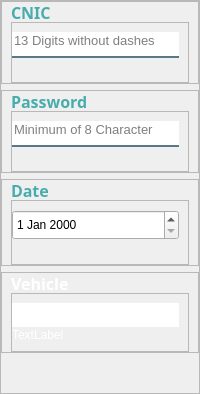
           <widget class="QFrame" name="frame_7">
            <property name="frameShape">
             <enum>QFrame::StyledPanel</enum>
            </property>
            <property name="frameShadow">
             <enum>QFrame::Raised</enum>
            </property>
            <layout class="QVBoxLayout" name="verticalLayout_6">
             <property name="leftMargin">
              <number>0</number>
             </property>
             <property name="topMargin">
              <number>0</number>
             </property>
             <property name="rightMargin">
              <number>0</number>
             </property>
             <property name="bottomMargin">
              <number>40</number>
             </property>
             <item>
              <widget class="QFrame" name="frame_18">
               <property name="frameShape">
                <enum>QFrame::StyledPanel</enum>
               </property>
               <property name="frameShadow">
                <enum>QFrame::Raised</enum>
               </property>
               <layout class="QVBoxLayout" name="verticalLayout_15">
                <property name="spacing">
                 <number>0</number>
                </property>
                <property name="topMargin">
                 <number>0</number>
                </property>
                <property name="bottomMargin">
                 <number>0</number>
                </property>
                <item>
                 <widget class="QLabel" name="label_87">
                  <property name="maximumSize">
                   <size>
                    <width>120</width>
                    <height>20</height>
                   </size>
                  </property>
                  <property name="font">
                   <font>
                    <family>Century Gothic</family>
                    <pointsize>12</pointsize>
                    <weight>75</weight>
                    <bold>true</bold>
                   </font>
                  </property>
                  <property name="styleSheet">
                   <string notr="true">color:#48ACAC</string>
                  </property>
                  <property name="text">
                   <string>CNIC</string>
                  </property>
                 </widget>
                </item>
                <item>
                 <widget class="QFrame" name="frame_24">
                  <property name="frameShape">
                   <enum>QFrame::StyledPanel</enum>
                  </property>
                  <property name="frameShadow">
                   <enum>QFrame::Raised</enum>
                  </property>
                  <layout class="QVBoxLayout" name="verticalLayout_21">
                   <property name="spacing">
                    <number>1</number>
                   </property>
                   <property name="leftMargin">
                    <number>0</number>
                   </property>
                   <item>
                    <widget class="QLineEdit" name="txtCNIC">
                     <property name="font">
                      <font>
                       <pointsize>10</pointsize>
                      </font>
                     </property>
                     <property name="styleSheet">
                      <string notr="true">background-color:white;
border:none;
border-bottom:2px solid rgba(46, 82, 101, 200);
color:black;
padding-bottom:7px;</string>
                     </property>
                     <property name="inputMethodHints">
                      <set>Qt::ImhNone</set>
                     </property>
                     <property name="maxLength">
                      <number>98889</number>
                     </property>
                     <property name="placeholderText">
                      <string>13 Digits without dashes</string>
                     </property>
                    </widget>
                   </item>
                   <item>
                    <widget class="QLabel" name="lblCNICValidation">
                     <property name="styleSheet">
                      <string notr="true">color: rgb(255, 0, 0);</string>
                     </property>
                     <property name="text">
                      <string/>
                     </property>
                    </widget>
                   </item>
                  </layout>
                 </widget>
                </item>
               </layout>
              </widget>
             </item>
             <item>
              <widget class="QFrame" name="frame_19">
               <property name="frameShape">
                <enum>QFrame::StyledPanel</enum>
               </property>
               <property name="frameShadow">
                <enum>QFrame::Raised</enum>
               </property>
               <layout class="QVBoxLayout" name="verticalLayout_16">
                <property name="spacing">
                 <number>0</number>
                </property>
                <property name="topMargin">
                 <number>0</number>
                </property>
                <property name="bottomMargin">
                 <number>0</number>
                </property>
                <item>
                 <widget class="QLabel" name="label_88">
                  <property name="maximumSize">
                   <size>
                    <width>120</width>
                    <height>20</height>
                   </size>
                  </property>
                  <property name="font">
                   <font>
                    <family>Century Gothic</family>
                    <pointsize>12</pointsize>
                    <weight>75</weight>
                    <bold>true</bold>
                   </font>
                  </property>
                  <property name="styleSheet">
                   <string notr="true">color:#48ACAC</string>
                  </property>
                  <property name="text">
                   <string>Password</string>
                  </property>
                 </widget>
                </item>
                <item>
                 <widget class="QFrame" name="frame_27">
                  <property name="frameShape">
                   <enum>QFrame::StyledPanel</enum>
                  </property>
                  <property name="frameShadow">
                   <enum>QFrame::Raised</enum>
                  </property>
                  <layout class="QVBoxLayout" name="verticalLayout_24">
                   <property name="spacing">
                    <number>1</number>
                   </property>
                   <property name="leftMargin">
                    <number>0</number>
                   </property>
                   <item>
                    <widget class="QLineEdit" name="txtPassword">
                     <property name="font">
                      <font>
                       <pointsize>10</pointsize>
                      </font>
                     </property>
                     <property name="styleSheet">
                      <string notr="true">background-color:white;
border:none;
border-bottom:2px solid rgba(46, 82, 101, 200);
color:black;
padding-bottom:7px;</string>
                     </property>
                     <property name="maxLength">
                      <number>12</number>
                     </property>
                     <property name="placeholderText">
                      <string>Minimum of 8 Character</string>
                     </property>
                    </widget>
                   </item>
                   <item>
                    <widget class="QLabel" name="lblPasswordValidation">
                     <property name="styleSheet">
                      <string notr="true">color: rgb(255, 0, 0);</string>
                     </property>
                     <property name="text">
                      <string/>
                     </property>
                    </widget>
                   </item>
                  </layout>
                 </widget>
                </item>
               </layout>
              </widget>
             </item>
             <item>
              <widget class="QFrame" name="frame_20">
               <property name="frameShape">
                <enum>QFrame::StyledPanel</enum>
               </property>
               <property name="frameShadow">
                <enum>QFrame::Raised</enum>
               </property>
               <layout class="QVBoxLayout" name="verticalLayout_17">
                <property name="spacing">
                 <number>0</number>
                </property>
                <property name="topMargin">
                 <number>0</number>
                </property>
                <property name="bottomMargin">
                 <number>0</number>
                </property>
                <item>
                 <widget class="QLabel" name="cmbx">
                  <property name="maximumSize">
                   <size>
                    <width>120</width>
                    <height>20</height>
                   </size>
                  </property>
                  <property name="font">
                   <font>
                    <family>Century Gothic</family>
                    <pointsize>12</pointsize>
                    <weight>75</weight>
                    <bold>true</bold>
                   </font>
                  </property>
                  <property name="styleSheet">
                   <string notr="true">color:#48ACAC</string>
                  </property>
                  <property name="text">
                   <string>Date</string>
                  </property>
                 </widget>
                </item>
                <item>
                 <widget class="QFrame" name="frame_30">
                  <property name="frameShape">
                   <enum>QFrame::StyledPanel</enum>
                  </property>
                  <property name="frameShadow">
                   <enum>QFrame::Raised</enum>
                  </property>
                  <layout class="QVBoxLayout" name="verticalLayout_27">
                   <property name="spacing">
                    <number>1</number>
                   </property>
                   <property name="leftMargin">
                    <number>0</number>
                   </property>
                   <item>
                    <widget class="QDateEdit" name="dateEditAddAgent">
                     <property name="minimumSize">
                      <size>
                       <width>0</width>
                       <height>30</height>
                      </size>
                     </property>
                     <property name="maximumSize">
                      <size>
                       <width>16777215</width>
                       <height>40</height>
                      </size>
                     </property>
                    </widget>
                   </item>
                   <item>
                    <widget class="QLabel" name="lblVehicleValidation">
                     <property name="styleSheet">
                      <string notr="true">color: rgb(255, 0, 0);</string>
                     </property>
                     <property name="text">
                      <string/>
                     </property>
                    </widget>
                   </item>
                  </layout>
                 </widget>
                </item>
               </layout>
              </widget>
             </item>
             <item>
              <widget class="QFrame" name="frame_21">
               <property name="frameShape">
                <enum>QFrame::StyledPanel</enum>
               </property>
               <property name="frameShadow">
                <enum>QFrame::Raised</enum>
               </property>
               <layout class="QVBoxLayout" name="verticalLayout_18">
                <property name="spacing">
                 <number>0</number>
                </property>
                <property name="topMargin">
                 <number>0</number>
                </property>
                <property name="bottomMargin">
                 <number>0</number>
                </property>
                <item>
                 <widget class="QLabel" name="cmbx_2">
                  <property name="maximumSize">
                   <size>
                    <width>120</width>
                    <height>20</height>
                   </size>
                  </property>
                  <property name="font">
                   <font>
                    <family>Century Gothic</family>
                    <pointsize>12</pointsize>
                    <weight>75</weight>
                    <bold>true</bold>
                   </font>
                  </property>
                  <property name="styleSheet">
                   <string notr="true">color: rgb(255, 255, 255);</string>
                  </property>
                  <property name="text">
                   <string>Vehicle</string>
                  </property>
                 </widget>
                </item>
                <item>
                 <widget class="QFrame" name="frame_33">
                  <property name="frameShape">
                   <enum>QFrame::StyledPanel</enum>
                  </property>
                  <property name="frameShadow">
                   <enum>QFrame::Raised</enum>
                  </property>
                  <layout class="QVBoxLayout" name="verticalLayout_30">
                   <property name="spacing">
                    <number>1</number>
                   </property>
                   <property name="leftMargin">
                    <number>0</number>
                   </property>
                   <item>
                    <widget class="QLineEdit" name="txtID_2">
                     <property name="font">
                      <font>
                       <pointsize>10</pointsize>
                      </font>
                     </property>
                     <property name="styleSheet">
                      <string notr="true">background-color:white;
border:none;

color:black;
padding-bottom:7px;</string>
                     </property>
                     <property name="readOnly">
                      <bool>true</bool>
                     </property>
                     <property name="placeholderText">
                      <string/>
                     </property>
                    </widget>
                   </item>
                   <item>
                    <widget class="QLabel" name="label_12">
                     <property name="styleSheet">
                      <string notr="true">color: rgb(255, 255, 255);</string>
                     </property>
                     <property name="text">
                      <string>TextLabel</string>
                     </property>
                    </widget>
                   </item>
                  </layout>
                 </widget>
                </item>
               </layout>
              </widget>
             </item>
            </layout>
           </widget>
